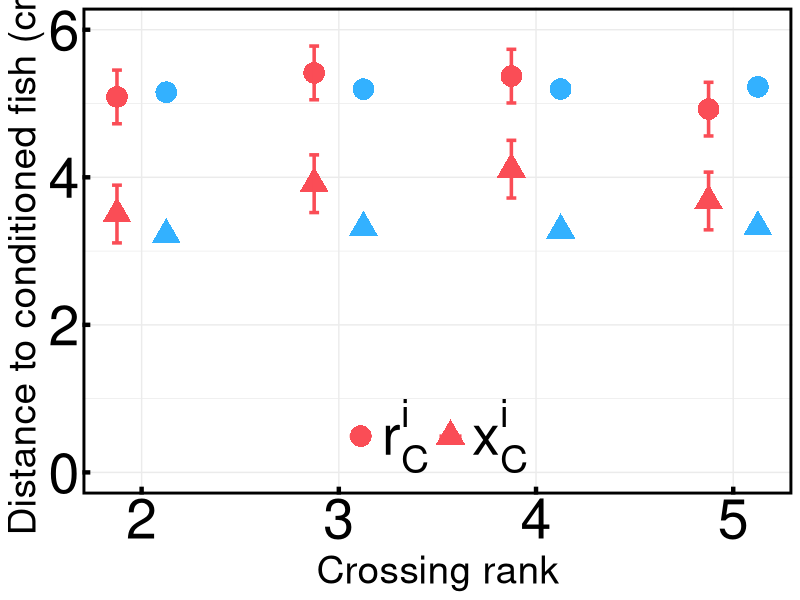
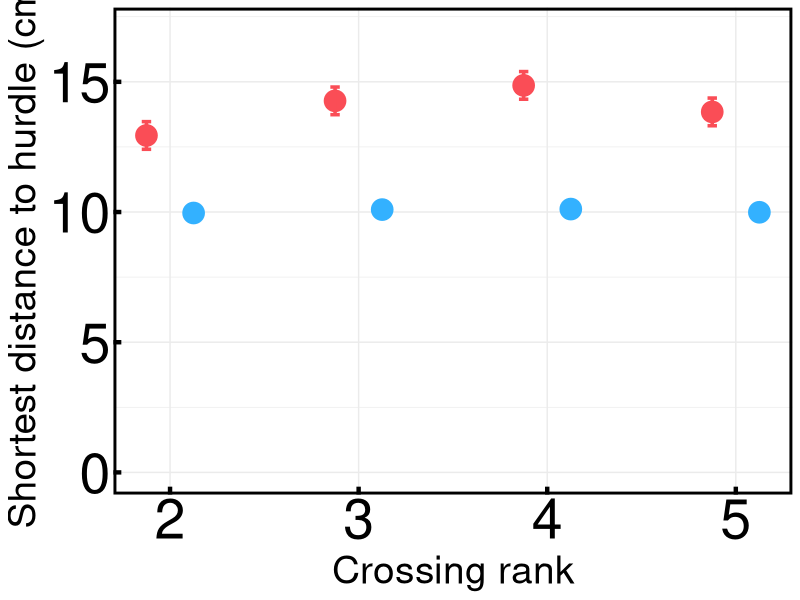
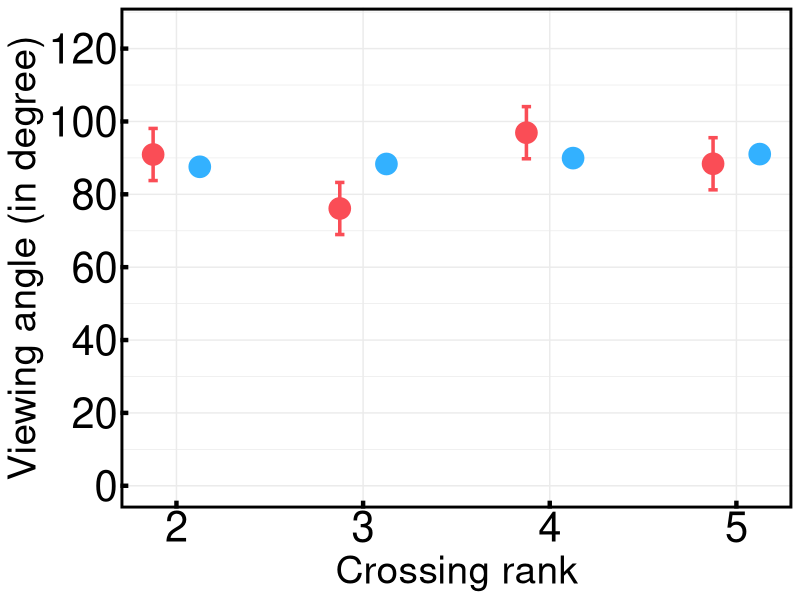
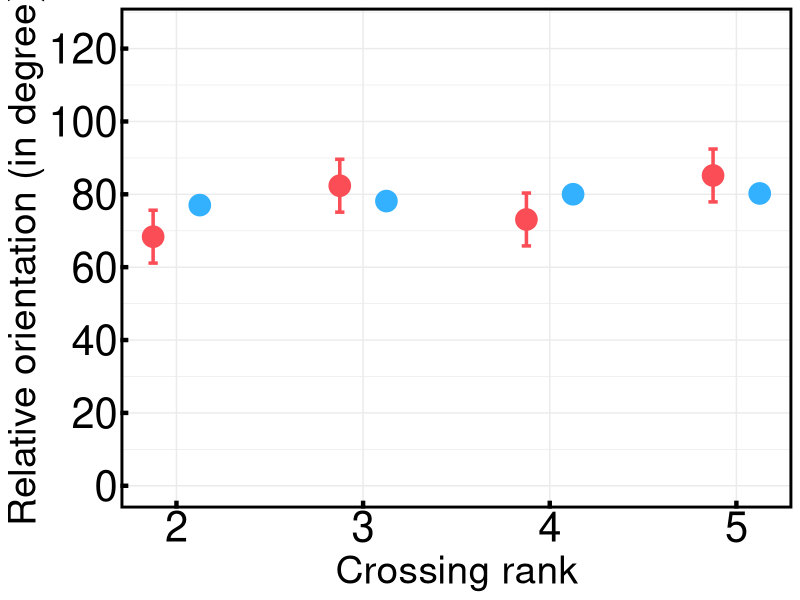
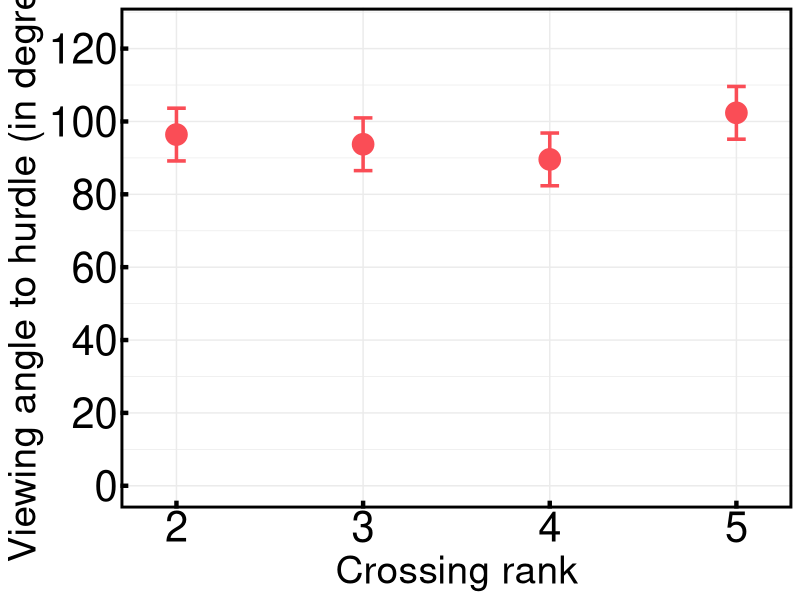
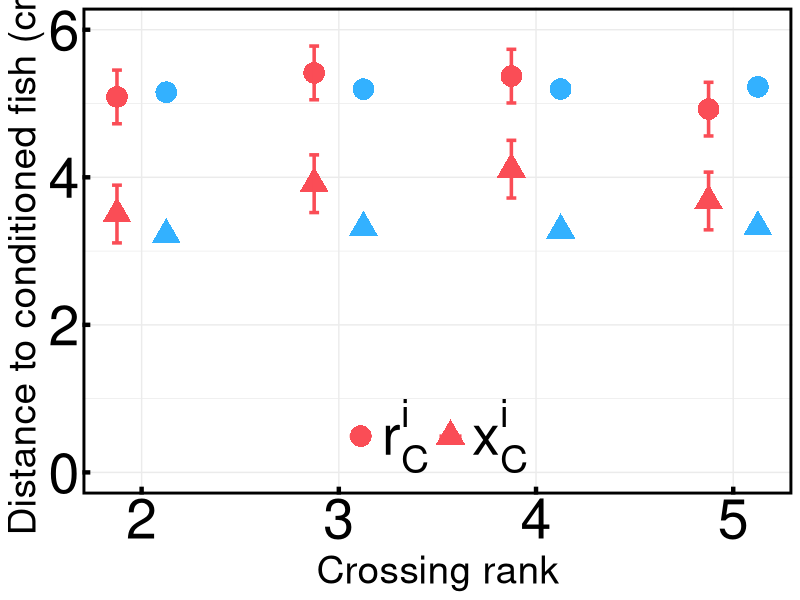
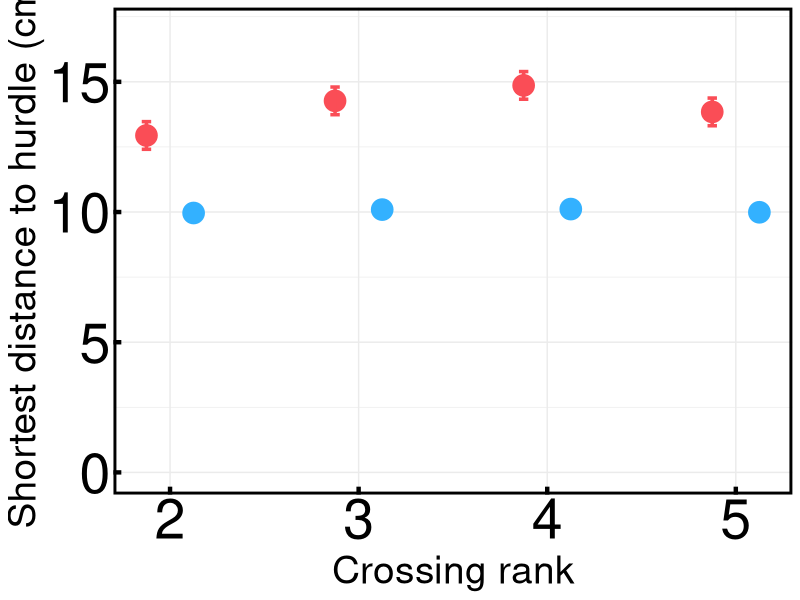
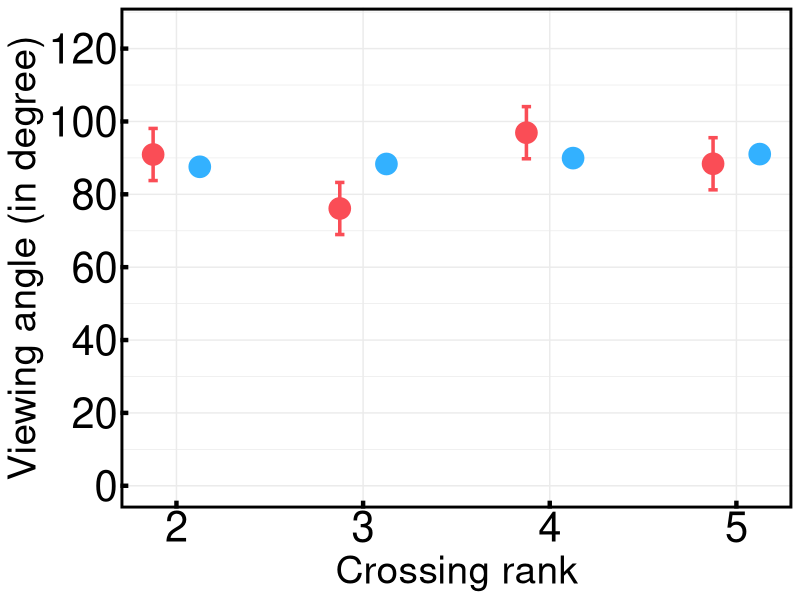

Source code (R) for these figures, in order:
## Code to calculate average distance to conditioned fish

start.time <- Sys.time()
library(lme4)
library(emmeans)
library(ggplot2)
library(dplyr)
library(ggeffects)

# DISTANCE TO CONDITIONED FISH

# data

err_bar_width <- 0.1
lw <- 1.2

df.dist.to.cf <- read.csv('dist_to_cf_data.csv', header = F)
col.names <- c("video", "f.id", "dcf")
colnames(df.dist.to.cf) <- col.names

df.dist.to.cf$video <- factor(df.dist.to.cf$video)
df.dist.to.cf$f.id <- factor(df.dist.to.cf$f.id, levels = c("2", "3", "4", "5"))

lme.dcf <- lmer(dcf ~ f.id + (1|video), data = df.dist.to.cf)
# lme.dcf <- glmer(dcf ~ f.id + (1|video), family = Gamma(link = "log"), data = df.dist.to.cf)
lme.dcf.null <- lmer(dcf ~ 1 + (1|video), data = df.dist.to.cf)
# lme.dcf.null <- glmer(dcf ~ 1 + (1|video), family = Gamma(link = "log"), data = df.dist.to.cf)
anova(lme.dcf, lme.dcf.null, test = 'F')

emm.dcf <- emmeans(lme.dcf, ~ f.id)
f.id.comp.dcf <- pairs(emm.dcf, adjust = "tukey")

df.emm.dcf <- as.data.frame(emm.dcf)
df.comp.dcf <- as.data.frame(f.id.comp.dcf)

df.dist.to.cf.x <- read.csv('dist_to_cf_x_data.csv', header = F)
col.names <- c("video", "f.id", "dcf.x")
colnames(df.dist.to.cf.x) <- col.names

df.dist.to.cf.x$video <- factor(df.dist.to.cf.x$video)
df.dist.to.cf.x$f.id <- factor(df.dist.to.cf.x$f.id, levels = c("2", "3", "4", "5"))

lme.dcf.x <- lmer(dcf.x ~ f.id + (1|video), data = df.dist.to.cf.x)
# lme.dcf.x <- glmer(dcf.x ~ f.id + (1|video), family = Gamma(link = "log"), data = df.dist.to.cf.x)
lme.dcf.x.null <- lmer(dcf.x ~ 1 + (1|video), data = df.dist.to.cf.x)
# lme.dcf.x.null <- glmer(dcf.x ~ 1 + (1|video), family = Gamma(link = "log"), data = df.dist.to.cf.x)
anova(lme.dcf.x, lme.dcf.x.null, test = 'F')

emm.dcf.x <- emmeans(lme.dcf.x, ~ f.id)
f.id.comp.dcf.x <- pairs(emm.dcf.x, adjust = "tukey")

df.emm.dcf.x <- as.data.frame(emm.dcf.x)
df.comp.dcf.x <- as.data.frame(f.id.comp.dcf.x)

# model

df.dist.to.cf.model <- read.csv('dist_to_cf_model.csv', header = F)
col.names <- c("video", "f.id", "dcf")
colnames(df.dist.to.cf.model) <- col.names

df.dist.to.cf.model$video <- factor(df.dist.to.cf.model$video)
df.dist.to.cf.model$f.id <- factor(df.dist.to.cf.model$f.id, levels = c("2", "3", "4", "5"))

lme.dcf.model <- lmer(dcf ~ f.id + (1|video), data = df.dist.to.cf.model)
# lme.dcf.model <- glmer(dcf ~ f.id + (1|video), family = Gamma(link = "log"), data = df.dist.to.cf.model)
lme.dcf.model.null <- lmer(dcf ~ 1 + (1|video), data = df.dist.to.cf.model)
# lme.dcf.model.null <- glmer(dcf ~ 1 + (1|video), family = Gamma(link = "log"), data = df.dist.to.cf.model)
anova(lme.dcf.model, lme.dcf.model.null, test = 'F')

emm.dcf.model <- emmeans(lme.dcf.model, ~ f.id)
f.id.comp.dcf.model <- pairs(emm.dcf.model, adjust = "tukey")

df.emm.dcf.model <- as.data.frame(emm.dcf.model)
df.comp.dcf.model <- as.data.frame(f.id.comp.dcf.model)

df.dist.to.cf.x.model <- read.csv('dist_to_cf_x_model.csv', header = F)
col.names <- c("video", "f.id", "dcf.x")
colnames(df.dist.to.cf.x.model) <- col.names

df.dist.to.cf.x.model$video <- factor(df.dist.to.cf.x.model$video)
df.dist.to.cf.x.model$f.id <- factor(df.dist.to.cf.x.model$f.id, levels = c("2", "3", "4", "5"))

lme.dcf.x.model <- lmer(dcf.x ~ f.id + (1|video), data = df.dist.to.cf.x.model)
# lme.dcf.x.model <- glmer(dcf.x ~ f.id + (1|video), family = Gamma(link = "log"), data = df.dist.to.cf.x.model)
lme.dcf.x.model.null <- lmer(dcf.x ~ 1 + (1|video), data = df.dist.to.cf.x.model)
# lme.dcf.x.model.null <- glmer(dcf.x ~ 1 + (1|video), family = Gamma(link = "log"), data = df.dist.to.cf.x.model)
anova(lme.dcf.x.model, lme.dcf.x.model.null, test = 'F')

emm.dcf.x.model <- emmeans(lme.dcf.x.model, ~ f.id)
f.id.comp.dcf.x.model <- pairs(emm.dcf.x.model, adjust = "tukey")

df.emm.dcf.x.model <- as.data.frame(emm.dcf.x.model)
df.comp.dcf.x.model <- as.data.frame(f.id.comp.dcf.x.model)

## Plotting distance to conditioned fish as a function of crossing rank

# 1. Combine all four dataframes with series labels and a shared dodge_group per pair

df.sum.dist.cf <- bind_rows(
  as.data.frame(df.emm.dcf) %>% mutate(series = "2D", dodge_group = "Data"),
  as.data.frame(df.emm.dcf.x) %>% mutate(series = "X", dodge_group = "Data"),
  as.data.frame(df.emm.dcf.model) %>% mutate(series = "2D Model", dodge_group = "Model"),
  as.data.frame(df.emm.dcf.x.model) %>% mutate(series = "X Model", dodge_group = "Model")
)

# 2. Position dodge separates Pair 1 (1st & 2nd) from Pair 2 (3rd & 4th)
pd <- position_dodge(width = 0.5)

# 3. Plot
plt.dfc <- ggplot(df.sum.dist.cf, aes(x = f.id, y = emmean, color = series, group = dodge_group)) +
  geom_point(aes(shape = series), size = 7, position = pd) +
  geom_errorbar(aes(ymin = emmean - SE, ymax = emmean + SE), width = err_bar_width, 
                position = pd, linewidth = lw) +
  
  scale_color_manual(
    name = NULL,
    values = c(
      "2D" = "#fa4d56", # 1st dataframe hex
      "X" = "#fa4d56",
      "2D Model" = "#33b1ff",
      "X Model" = "#33b1ff" # 2nd dataframe hex
    ),
    breaks = c("2D", "X"),
    labels = c(
      "2D" = expression(r[C]^i),
      "X" = expression(x[C]^i)
    )
  ) +
  
  # Same shape for 1st & 3rd (16 = circle), same shape for 2nd & 4th (17 = triangle)
  scale_shape_manual(
    name = NULL,
    values = c(
      "2D" = 16,
      "X" = 17,
      "2D Model" = 16,
      "X Model" = 17
    ),
    breaks = c("2D", "X"),
    labels = c(
      "2D" = expression(r[C]^i),
      "X" = expression(x[C]^i)
    )
  ) +
  
  coord_cartesian(ylim = c(0, 6)) +
  scale_x_discrete(limits = c("2", "3", "4", "5"),
                   expand = expansion(add = 0.3)) +
  labs(x = "Crossing rank",
       y = "Distance to conditioned fish (cm)") +
  theme_bw(base_family = "Helvetica") +
  theme(
    
    axis.title = element_text(size = 28, color = "black"),
    axis.text = element_text(size = 40, color = "black"),
    legend.text = element_text(size = 40),
    legend.position = "inside",
    legend.position.inside = c(0.5, 0.12),
    legend.direction = "horizontal",
    legend.background = element_rect(fill = "transparent", color = NA),
    legend.key = element_rect(fill = "transparent", color = NA),
    panel.border = element_rect(colour = "black", linewidth = 2),
    axis.ticks = element_line(colour = "black", linewidth = 1.5),
    axis.ticks.length = unit(-0.2, "cm")
  )

print(plt.dfc)

ggsave(filename = "dist_cf.pdf", plot = plt.dfc, device = cairo_pdf, width = 8, 
       height = 7, units = "in", dpi = 600)

## analysis to distance to tank wall

# data

df.dist.to.tw <- read.csv('dist_to_tw_data.csv', header = F)
col.names <- c("video", "f.id", "dtw")
colnames(df.dist.to.tw) <- col.names

df.dist.to.tw$video <- factor(df.dist.to.tw$video)
df.dist.to.tw$f.id <- factor(df.dist.to.tw$f.id, levels = c("2", "3", "4", "5"))

lme.dtw <- lmer(dtw ~ f.id + (1|video), data = df.dist.to.tw)
# lme.dtw <- glmer(dtw ~ f.id + (1|video), family = Gamma(link = "log"), data = df.dist.to.tw)
lme.dtw.null <- lmer(dtw ~ 1 + (1|video), data = df.dist.to.tw)
# lme.dtw.null <- glmer(dtw ~ 1 + (1|video), family = Gamma(link = "log"), data = df.dist.to.tw)
anova(lme.dtw, lme.dtw.null, test = 'F')

emm.dtw <- emmeans(lme.dtw, ~ f.id)
f.id.comp.dtw <- pairs(emm.dtw, adjust = "tukey")

df.emm.dtw <- as.data.frame(emm.dtw)
df.comp.dtw <- as.data.frame(f.id.comp.dtw)

# model

df.dist.to.tw.model <- read.csv('dist_to_tw_model.csv', header = F)
col.names <- c("video", "f.id", "dtw")
colnames(df.dist.to.tw.model) <- col.names

df.dist.to.tw.model$video <- factor(df.dist.to.tw.model$video)
df.dist.to.tw.model$f.id <- factor(df.dist.to.tw.model$f.id, levels = c("2", "3", "4", "5"))

lme.dtw.model <- lmer(dtw ~ f.id + (1|video), data = df.dist.to.tw.model)
# lme.dtw.model <- glmer(dtw ~ f.id + (1|video), family = Gamma(link = "log"), data = df.dist.to.tw.model)
lme.dtw.model.null <- lmer(dtw ~ 1 + (1|video), data = df.dist.to.tw.model)
# lme.dtw.model.null <- glmer(dtw ~ 1 + (1|video), family = Gamma(link = "log"), data = df.dist.to.tw.model)
anova(lme.dtw.model, lme.dtw.model.null, test = 'F')

emm.dtw.model <- emmeans(lme.dtw.model, ~ f.id)
f.id.comp.dtw.model <- pairs(emm.dtw.model, adjust = "tukey")

df.emm.dtw.model <- as.data.frame(emm.dtw.model)
df.comp.dtw.model <- as.data.frame(f.id.comp.dtw.model)

# plotting distance to tankwall

df.sum.dist.tw <- bind_rows(
  as.data.frame(df.emm.dtw) %>% mutate(group_label = "Experiments"),
  as.data.frame(df.emm.dtw.model) %>% mutate(group_label = "Model")
)

plt.dtw <- ggplot(df.sum.dist.tw, aes(x = f.id,y = emmean, 
                                      color = group_label, group = group_label)) +
  geom_point(size = 7, position = pd) + 
  geom_errorbar(aes(ymin = emmean - SE, ymax = emmean + SE), width = err_bar_width, 
                position = pd, linewidth = lw) + 
  scale_color_manual(
    name = NULL,
    values = c(
      "Experiments" = "#fa4d56",
      "Model" = "#33b1ff"
    )
  ) +
  coord_cartesian(ylim = c(0,17)) +
  scale_x_discrete(limits = c("2", "3", "4", "5"),
                   expand = expansion(add = 0.3)) +
  labs(x = "Crossing rank",
       y = "Shortest distance to hurdle (cm)") +
  theme_bw(base_family = "Helvetica") +
  theme(
    axis.title = element_text(size = 28, color = "black"),
    axis.text = element_text(size = 40, color = "black"),
    # legend.text = element_text(size = 30),
    # legend.position = "inside",
    # legend.position.inside = c(0.5, 0.12),
    # legend.direction = "vertical",
    # legend.background = element_rect(fill = "transparent", color = NA),
    # legend.key = element_rect(fill = "transparent", color = NA),
    panel.border = element_rect(colour = "black", linewidth = 2),
    axis.ticks = element_line(colour = "black", linewidth = 1.5),
    axis.ticks.length = unit(-0.2, "cm"),
    legend.position = "none"
  )

print(plt.dtw)

ggsave(filename = "dist_tw.pdf", plot = plt.dtw, device = cairo_pdf, width = 8, 
       height = 7, units = "in", dpi = 600)

## analysis for viewing angle

# data

df.psi <- read.csv('psi_data.csv', header = F)
col.names <- c("video", "f.id", "psi")
colnames(df.psi) <- col.names

df.psi$video <- factor(df.psi$video)
df.psi$f.id <- factor(df.psi$f.id, levels = c("2", "3", "4", "5"))

lme.psi <- lmer(psi ~ f.id + (1|video), data = df.psi)
lme.psi.null <- lmer(psi ~ 1 + (1|video), data = df.psi)
anova(lme.psi, lme.psi.null, test = 'F')

emm.psi <- emmeans(lme.psi, ~ f.id)
f.id.comp.psi <- pairs(emm.psi, adjust = "tukey")

df.emm.psi <- as.data.frame(emm.psi)
df.comp.psi <- as.data.frame(f.id.comp.psi)

# model

df.psi.model <- read.csv('psi_model.csv', header = F)
col.names <- c("video", "f.id", "psi")
colnames(df.psi.model) <- col.names

df.psi.model$video <- factor(df.psi.model$video)
df.psi.model$f.id <- factor(df.psi.model$f.id, levels = c("2", "3", "4", "5"))

lme.psi.model <- lmer(psi ~ f.id + (1|video), data = df.psi.model)
lme.psi.model.null <- lmer(psi ~ 1 + (1|video), data = df.psi.model)
anova(lme.psi.model, lme.psi.model.null, test = 'F')

emm.psi.model <- emmeans(lme.psi.model, ~ f.id)
f.id.comp.psi.model <- pairs(emm.psi.model, adjust = "tukey")

df.emm.psi.model <- as.data.frame(emm.psi.model)
df.comp.psi.model <- as.data.frame(f.id.comp.psi.model)

# plotting viewing angle to conditioned fish

df.sum.psi <- bind_rows(
  as.data.frame(df.emm.psi) %>% mutate(group_label = "Experiments"),
  as.data.frame(df.emm.psi.model) %>% mutate(group_label = "Model")
)

plt.psi <- ggplot(df.sum.psi, aes(x = f.id, y = emmean, 
                                  color = group_label, group = group_label)) +
  geom_point(size = 7, position = pd) + 
  geom_errorbar(aes(ymin = emmean - SE, ymax = emmean + SE),
                width = err_bar_width, position = pd, linewidth = lw) + 
  scale_color_manual(
    name = NULL,
    values = c(
      "Experiments" = "#fa4d56",
      "Model" = "#33b1ff"
    )
  ) +
  scale_y_continuous(
    breaks = seq(0, 120, by = 20)
  ) +
  coord_cartesian(ylim = c(0,125)) +
  scale_x_discrete(limits = c("2", "3", "4", "5"),
                   expand = expansion(add = 0.3)) +
  labs(x = "Crossing rank",
       y = "Viewing angle (in degree)") +
  theme_bw(base_family = "Helvetica") +
  theme(
    axis.title = element_text(size = 28, color = "black"),
    axis.text = element_text(size = 30, color = "black"),
    # legend.text = element_text(size = 30),
    # legend.position = "inside",
    # legend.position.inside = c(0.5, 0.12),
    # legend.direction = "vertical",
    # legend.background = element_rect(fill = "transparent", color = NA),
    # legend.key = element_rect(fill = "transparent", color = NA),
    panel.border = element_rect(colour = "black", linewidth = 2),
    axis.ticks = element_line(colour = "black", linewidth = 1.5),
    axis.ticks.length = unit(-0.2, "cm"),
    legend.position = "none"
  )

print(plt.psi)

ggsave(filename = "psi.pdf", plot = plt.psi, device = cairo_pdf, width = 8, 
       height = 7, units = "in", dpi = 600)

## analysis for relative orientation

# data

df.phi <- read.csv('phi_data.csv', header = F)
col.names <- c("video", "f.id", "phi")
colnames(df.phi) <- col.names

df.phi$video <- factor(df.phi$video)
df.phi$f.id <- factor(df.phi$f.id, levels = c("2", "3", "4", "5"))

lme.phi <- lmer(phi ~ f.id + (1|video), data = df.phi)
lme.phi.null <- lmer(phi ~ 1 + (1|video), data = df.phi)
anova(lme.phi, lme.phi.null, test = 'F')

emm.phi <- emmeans(lme.phi, ~ f.id)
f.id.comp.phi <- pairs(emm.phi, adjust = "tukey")

df.emm.phi <- as.data.frame(emm.phi)
df.comp.phi <- as.data.frame(f.id.comp.phi)

# model

df.phi.model <- read.csv('phi_model.csv', header = F)
col.names <- c("video", "f.id", "phi")
colnames(df.phi.model) <- col.names

df.phi.model$video <- factor(df.phi.model$video)
df.phi.model$f.id <- factor(df.phi.model$f.id, levels = c("2", "3", "4", "5"))

lme.phi.model <- lmer(phi ~ f.id + (1|video), data = df.phi.model)
lme.phi.model.null <- lmer(phi ~ 1 + (1|video), data = df.phi.model)
anova(lme.phi.model, lme.phi.model.null, test = 'F')

emm.phi.model <- emmeans(lme.phi.model, ~ f.id)
f.id.comp.phi.model <- pairs(emm.phi.model, adjust = "tukey")

df.emm.phi.model <- as.data.frame(emm.phi.model)
df.comp.phi.model <- as.data.frame(f.id.comp.phi.model)

## plotting relative orientation to conditioned fish

df.sum.phi <- bind_rows(
  as.data.frame(df.emm.phi) %>% mutate(group_label = "Experiments"),
  as.data.frame(df.emm.phi.model) %>% mutate(group_label = "Model")
  )

plt.phi <- ggplot(df.sum.phi, aes(x = f.id, y = emmean, color = group_label, group = group_label)) +
  geom_point(size = 7, position = pd) +
  geom_errorbar(aes(ymin = emmean - SE, ymax = emmean + SE), 
                width = err_bar_width, position = pd, linewidth = lw) +
  scale_color_manual(
    name = NULL,
    values = c(
      "Experiments" = "#fa4d56",
      "Model" = "#33b1ff"
    )
  ) + 
  scale_y_continuous(
    breaks = seq(0,120,by=20)
  ) +
  coord_cartesian(ylim = c(0,125)) +
  scale_x_discrete(limits = c("2", "3", "4", "5"),
                   expand = expansion(add = 0.3)) +
  labs(x = "Crossing rank",
       y = "Relative orientation (in degree)") +
  theme_bw(base_family = "Helvetica") +
  theme(
    axis.title = element_text(size = 28, color = "black"),
    axis.text = element_text(size = 30, color = "black"),
    # legend.text = element_text(size = 30),
    # legend.position = "inside",
    # legend.position.inside = c(0.5, 0.12),
    # legend.direction = "vertical",
    # legend.background = element_rect(fill = "transparent", color = NA),
    # legend.key = element_rect(fill = "transparent", color = NA),
    panel.border = element_rect(colour = "black", linewidth = 2),
    axis.ticks = element_line(colour = "black", linewidth = 1.5),
    axis.ticks.length = unit(-0.2, "cm"),
    legend.position = "none"
  )

print(plt.phi)

ggsave(filename = "phi.pdf", plot = plt.phi, device = cairo_pdf, width = 8,
       height = 7, units = "in", dpi = 600)

## relative orientation to tank wall

df.phi.tw <- read.csv('phi_tw_data.csv', header = F)
col.names <- c("video", "f.id", "phi.tw")
colnames(df.phi.tw) <- col.names

df.phi.tw$video <- factor(df.phi.tw$video)
df.phi.tw$f.id <- factor(df.phi.tw$f.id, levels = c("2", "3", "4", "5"))

lme.phi.tw <- lmer(phi.tw ~ f.id + (1|video), data = df.phi.tw)
lme.phi.tw.null <- lmer(phi.tw ~ 1 + (1|video), data = df.phi.tw)
anova(lme.phi.tw, lme.phi.tw.null, test = 'F')

emm.phi.tw <- emmeans(lme.phi.tw, ~ f.id)
f.id.comp.phi.tw <- pairs(emm.phi.tw, adjust = "tukey")

df.emm.phi.tw <- as.data.frame(emm.phi.tw)
df.comp.phi.tw <- as.data.frame(f.id.comp.phi.tw)

## plotting viewing angle to tankwall

df.sum.phi.tw <- bind_rows(
  as.data.frame(df.emm.phi.tw) %>% mutate(group_label = "Experiments")
)

plt.phi.tw <- ggplot(df.sum.phi.tw, aes(x = f.id, y = emmean, color = group_label, group = group_label)) +
  geom_point(size = 7, position = pd) +
  geom_errorbar(aes(ymin = emmean - SE, ymax = emmean + SE), 
                width = err_bar_width, position = pd, linewidth = lw) +
  scale_color_manual(
    name = NULL,
    values = c(
      "Experiments" = "#fa4d56",
      "Model" = "#33b1ff"
    )
  ) + 
  scale_y_continuous(
    breaks = seq(0,120,by=20)
  ) +
  coord_cartesian(ylim = c(0,125)) +
  scale_x_discrete(limits = c("2", "3", "4", "5"),
                   expand = expansion(add = 0.3)) +
  labs(x = "Crossing rank",
       y = "Viewing angle to hurdle (in degree)") +
  theme_bw(base_family = "Helvetica") +
  theme(
    axis.title = element_text(size = 28, color = "black"),
    axis.text = element_text(size = 30, color = "black"),
    # legend.text = element_text(size = 30),
    # legend.position = "inside",
    # legend.position.inside = c(0.5, 0.12),
    # legend.direction = "vertical",
    # legend.background = element_rect(fill = "transparent", color = NA),
    # legend.key = element_rect(fill = "transparent", color = NA),
    panel.border = element_rect(colour = "black", linewidth = 2),
    axis.ticks = element_line(colour = "black", linewidth = 1.5),
    axis.ticks.length = unit(-0.2, "cm"),
    legend.position = "none"
  )

print(plt.phi.tw)

ggsave(filename = "phi_tw.pdf", plot = plt.phi.tw, device = cairo_pdf, width = 8,
       height = 7, units = "in", dpi = 600)
